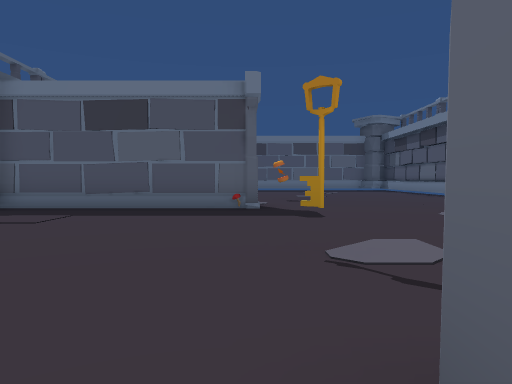
view 1 (above)

18 first-person views from a walk through a Unity game level. The camera is 1.2 m above the floor, tilts 2° down and sees 70° across. The floor is counted in squares, 2 m on a side. Each view is taken from the middle of a square. On the plan, view 1 faces up. The plan holds only what a view shows up to about 10 squares ahead; the rest is blank. The place goes on beyond the plan. The player is left out.

view 2
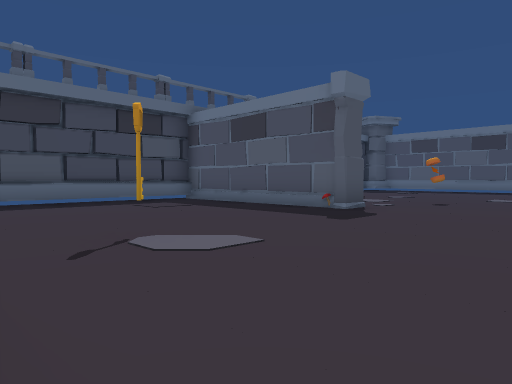

view 3
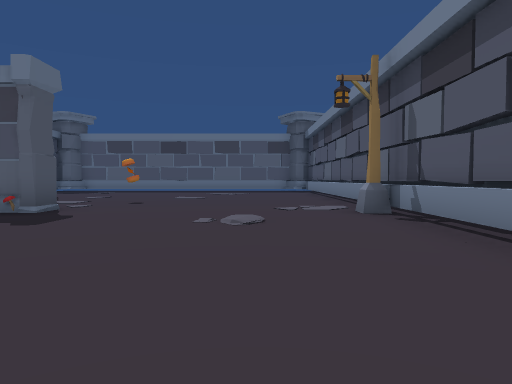

view 4
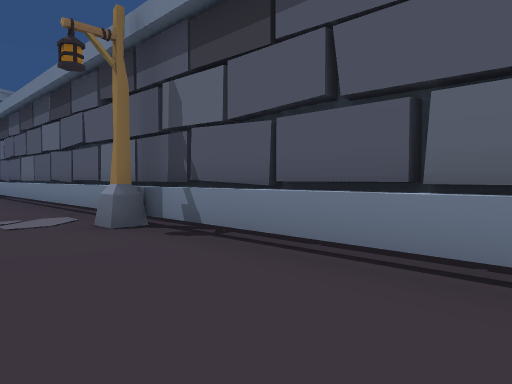

view 5
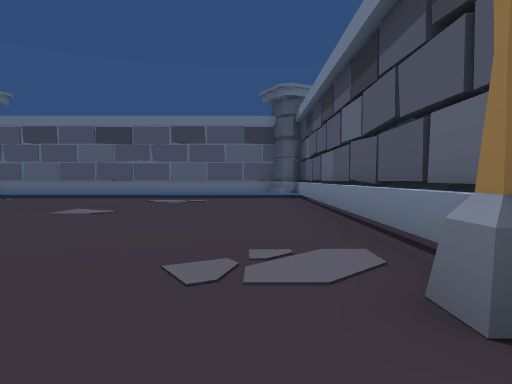

view 6
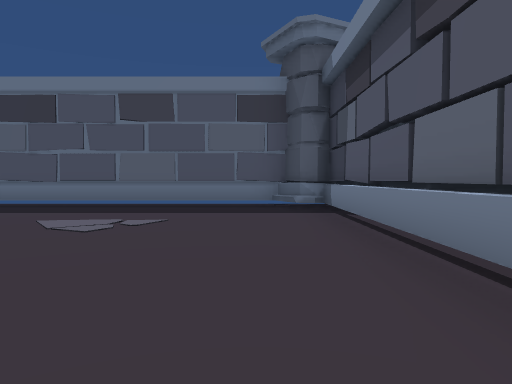

view 7
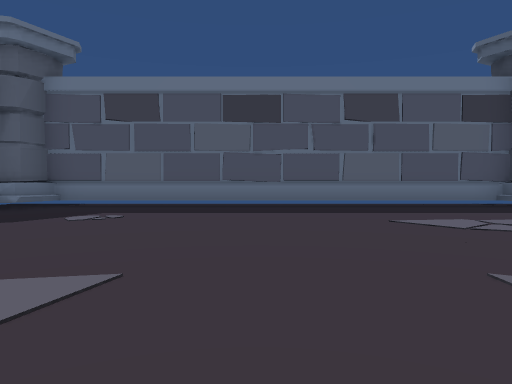

view 8
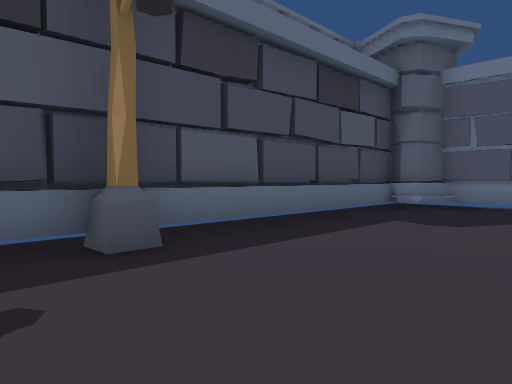

view 9
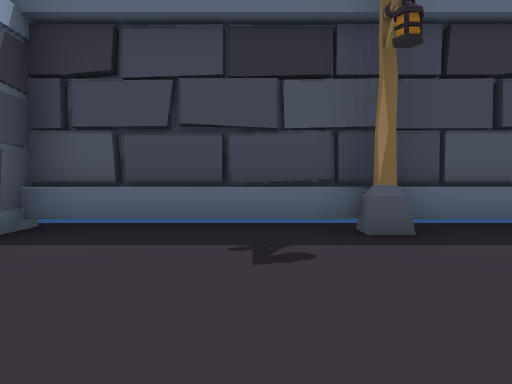

view 10
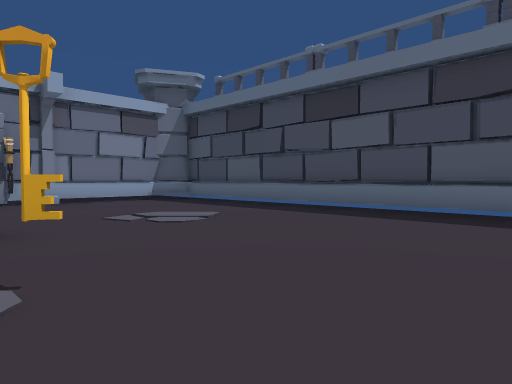

view 11
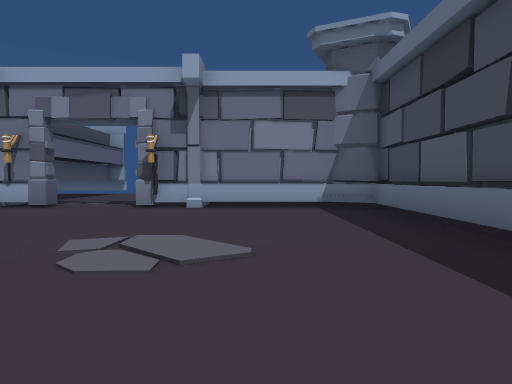

view 12
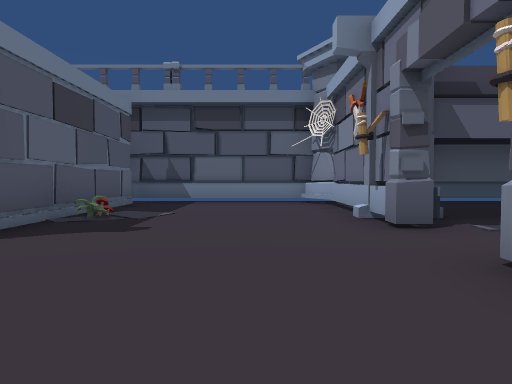

view 13
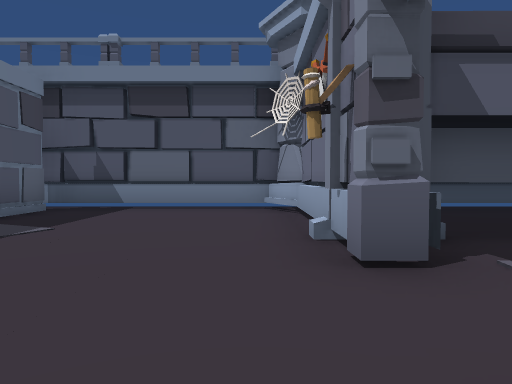

view 14
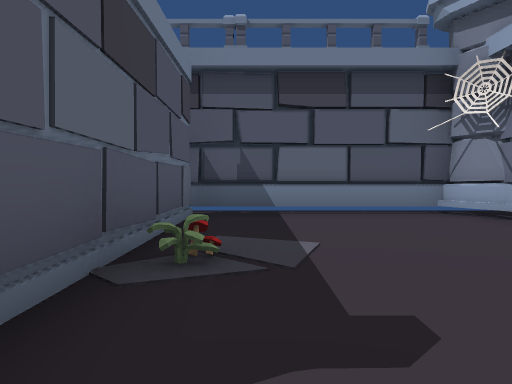

view 15
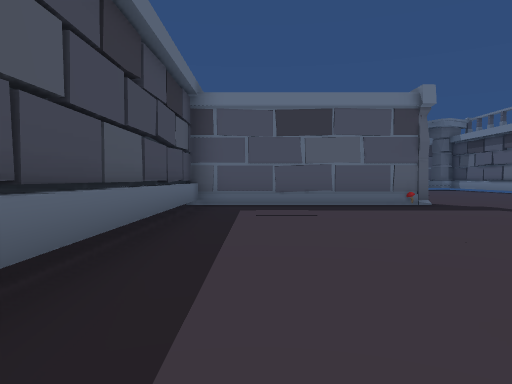

view 16
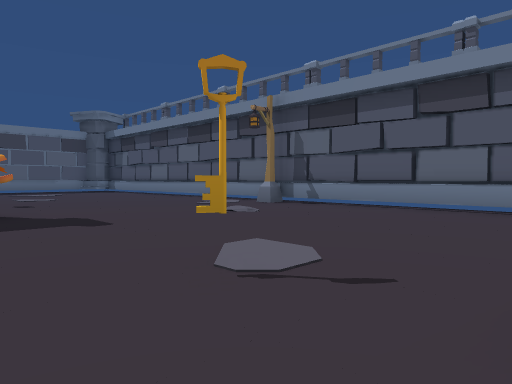

view 17
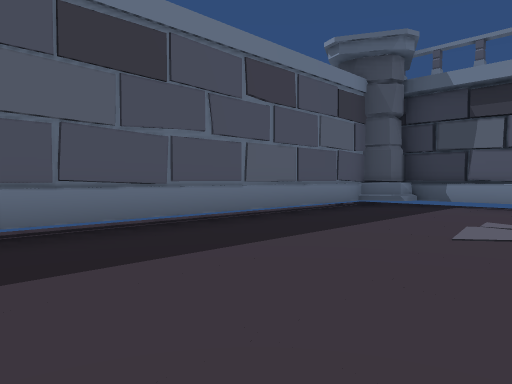

view 18
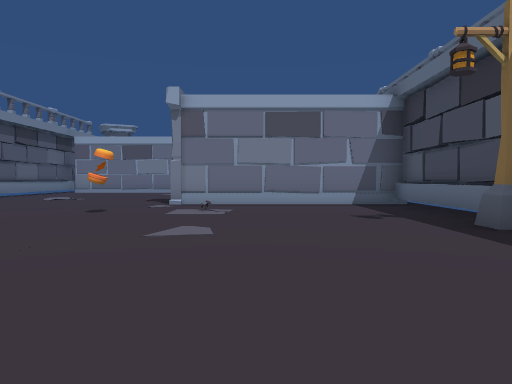

### Floor plan
Points are (right, up) in squares from view 1. A wall is a line through its corners. A room is listed if a view was taken in it or the views show most of it. See-through windows are left out.
Room 1 (views 1, 2, 3, 4, 5, 6, 7, 8, 9, 10, 11, 12, 13, 14, 15, 16, 17, 18)
walls: (-5.4, 8.2) (0, 8.2) (0, 7.6) (-5.4, 7.6); (-5.5, 7.6) (-5.5, -4.4) (-4.6, -4.9); (-5.7, 5.7) (-5.7, -3.9); (-5.7, 12.6) (-5.7, 8); (6.5, 2.2) (6.5, 18.7); (6.7, 2.3) (6.7, 18.8); (6.1, 0.1) (1.2, 0.1); (-1.6, -4.9) (-0.7, -4.9); (2, -4.9) (2.6, -4.9); (1.4, -5.2) (1.4, -4.7) (5.9, -4.7); (3.6, -4.9) (5.7, -4.9) (6, -4.6); (-4.9, -4.7) (-0.4, -4.7); (6.3, -4.1) (6.7, -4.1) (6.7, 0.5); (-4.7, -4.9) (-1.7, -4.9); (-5.7, 18.5) (-5.7, 12.7); (-5.5, 18.7) (-5.5, 8.2); (6.3, 18.5) (5.9, 18.7) (5.7, 19.2) (-4.7, 19.2) (-4.9, 18.7) (-5.3, 18.5); (6.5, -4.4) (6.5, 0.4); (5.6, -4.9) (6.7, -4.3); (2.6, -5.9) (2.6, -4.6)
low walls: (-5.4, 7.6) (-5.4, -4.1); (6.4, 8.4) (6.4, 17.5); (-5.4, 12.4) (-5.4, 8.2); (6.4, 2.3) (6.4, 7.5); (-5.4, 17.5) (-5.4, 13.4); (-5, -4.5) (-4.3, -4.8); (-4.5, 18.9) (-4.7, 18.5); (5.7, 18.4) (5.5, 18.9); (6.4, -4.1) (6.4, 0.4); (5.3, -4.7) (6, -4.4)
ways out: opening at (0.5, -5)
objects: lamp (-5, 13); key (0, 3); lamp (6, 8)

Positions as (right, up) in squares from view 1, and headings:
1: (0, 0), facing up
2: (4, 1), facing up-left
3: (4, 1), facing up
4: (4, 3), facing up-right
5: (5, 6), facing up
6: (5, 11), facing up
7: (0, 11), facing up
8: (-2, 11), facing up-left
9: (-1, 11), facing left
10: (1, 5), facing down-left
11: (-3, 3), facing down
12: (-3, -3), facing right
13: (-1, -4), facing right
14: (0, -1), facing right
15: (-4, -1), facing up
16: (-1, 1), facing up-right
17: (-2, 15), facing up-right
18: (-2, 17), facing down
